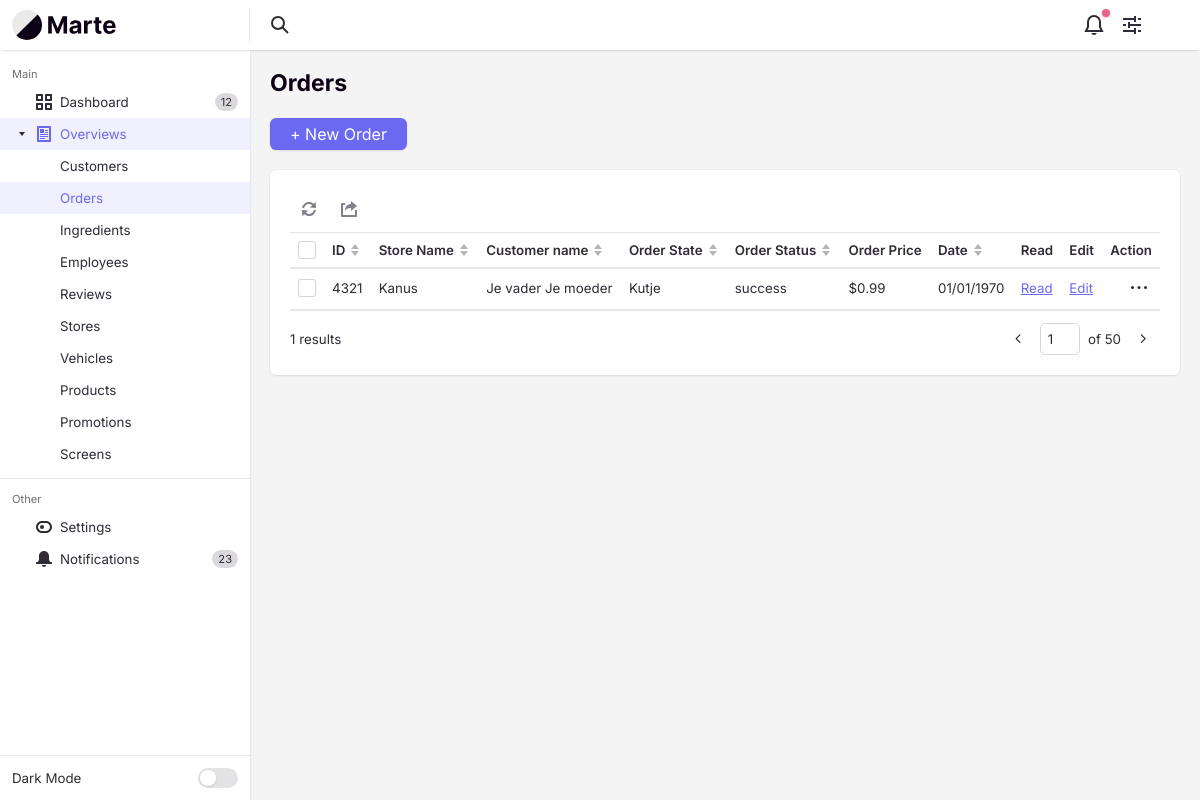
/orderController/overview/, run on an earlier commit of the app's database.
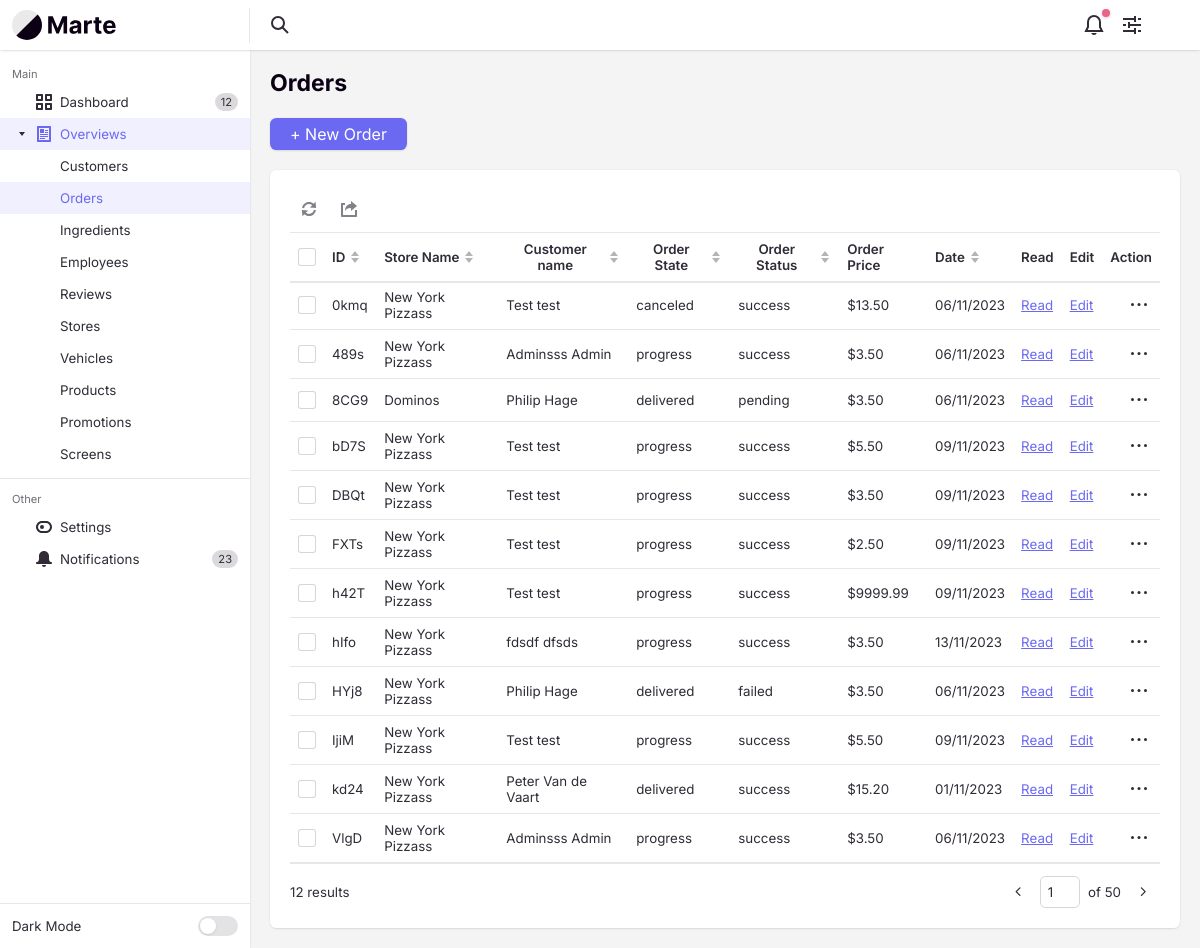
And on a later commit of the database.
### tables this page shows
CREATE TABLE `orders` (
  `orderId` varchar(4) NOT NULL,
  `orderStoreId` varchar(4) NOT NULL,
  `orderCustomerId` varchar(4) NOT NULL,
  `orderState` enum('progress','delivered','on the way','canceled','picked up') NOT NULL,
  `orderStatus` enum('success','pending','failed','') NOT NULL,
  `orderPrice` decimal(6,2) NOT NULL,
  `orderCreateDate` int(10) NOT NULL,
  `orderDescription` text DEFAULT NULL
);

CREATE TABLE `stores` (
  `storeId` varchar(4) NOT NULL,
  `storeName` varchar(255) NOT NULL,
  `storeZipcode` varchar(255) NOT NULL,
  `storeStreetName` varchar(255) NOT NULL,
  `storeCity` varchar(255) NOT NULL,
  `storePhone` varchar(10) NOT NULL,
  `storeEmail` varchar(255) NOT NULL,
  `storeIsActive` tinyint(1) NOT NULL DEFAULT 1,
  `storeCreateDate` int(10) NOT NULL,
  `storeDescription` text DEFAULT NULL
);

CREATE TABLE `customers` (
  `customerId` varchar(4) NOT NULL,
  `customerFirstName` varchar(255) NOT NULL,
  `customerLastName` varchar(255) NOT NULL,
  `customerStreetName` varchar(255) NOT NULL,
  `customerZipCode` varchar(10) NOT NULL,
  `customerCity` varchar(50) NOT NULL,
  `customerEmail` varchar(255) NOT NULL,
  `customerPhone` varchar(255) NOT NULL,
  `customerType` enum('member','guest','admin') NOT NULL,
  `customerIsActive` tinyint(1) NOT NULL DEFAULT 1,
  `customerCreateDate` int(10) NOT NULL
);

### app/controllers/OrderController.php (called while the page is built, shortened)
<?php
class OrderController extends Controller
{
    private $orderModel;
    public function __construct()
    {
        $this->orderModel = $this->model('OrderModel');
    }
    public function overview()
    {
        $orders = $this->orderModel->getOrders();
        $countOrders = count($this->orderModel->getOrders());
        $data = [
            'orders' => $orders,
            'countOrders' => $countOrders
        ];
        $this->view('backend/order/overview', $data);
    }
}

### app/libraries/Core.php (called while the page is built, shortened)
<?php
class Core
{
    protected $currentMethod = 'index';
    public function __construct()
    {
        $url = $this->getUrl();
        $this->currentController = new $this->currentController();
        if (isset($url[1])) {
            if (method_exists($this->currentController, $url[1])) {
                $this->currentMethod = $url[1];
            } else if (!empty($url[1])) {
                require APPROOT . '/views/includes/404.php';
                exit;
            }
        }
        $this->params = $url ? [$url[2]] : [];
        call_user_func_array([$this->currentController, $this->currentMethod], $this->params);
    }
    public function getUrl()
    {
        $incoming = $_SERVER['REQUEST_URI'];
        $incoming = str_replace("/pizzapalacebackend/", "", $incoming);
        $incoming = trim($incoming, "/");
        $url = filter_var($incoming, FILTER_SANITIZE_URL);
        $url = explode('/', $url);
        $urlController = $url[0];
        $urlAction = "";
        if (array_key_exists(1, $url)) {
            $urlAction = explode('?', $url[1])[0];
        }
        $urlSlug = $url;
        $output = [$urlController, $urlAction, $urlSlug];
        return $output;
    }
}

### app/require.php (called while the page is built, shortened)
<?php
  require_once 'libraries/Core.php';
  require_once 'libraries/Controller.php';
  require_once 'libraries/Database.php';
  $init = new Core();

### public/index.php (called while the page is built)
<?php
  require_once '../app/require.php';
?>

### app/libraries/Database.php (called while the page is built, shortened)
<?php
  class Database {
    private $dbHost = DB_HOST;
    private $dbUser = DB_USER;
    private $dbPass = DB_PASS;
    private $dbName = DB_NAME;
    private $statement;
    private $dbHandler;
    public function __construct()
    {
      $conn = 'mysql:host=' . $this->dbHost . ";dbname=" . $this->dbName;
      $options = array(
        PDO::ATTR_PERSISTENT => true,
        PDO::ATTR_ERRMODE => PDO::ERRMODE_EXCEPTION,
        PDO::ATTR_EMULATE_PREPARES => false
      );
      try
      {
        $this->dbHandler = new PDO($conn, $this->dbUser, $this->dbPass, $options);
      }
      catch(PDOException $e) {
        $this->error = $e->getMessage();
        echo $this->error;
      }
    }
    public function query($sql) {
      $this->statement = $this->dbHandler->prepare($sql);
    }
    public function execute() {
      return $this->statement->execute();
    }
    public function resultSet() {
      $this->execute();
      return $this->statement->fetchAll(PDO::FETCH_OBJ);
    }
  }
?>

### app/models/OrderModel.php (called while the page is built, shortened)
<?php
class OrderModel
{
    private $db;
    public function __construct()
    {
        $this->db = new Database();
    }
    public function getOrders()
    {
        $this->db->query("SELECT o.orderId,
                                 o.orderStoreId,
                                 o.orderCustomerId,
                                 o.orderPrice,
                                 o.orderState,
                                 o.orderStatus,
                                 o.orderCreateDate,
                                 c.customerFirstName,
                                 c.customerLastName,
                                 s.storeName
                                 FROM orders as o
                                 INNER JOIN customers as c ON o.orderCustomerId = c.customerId
                                 INNER JOIN stores as s ON o.orderStoreId = s.storeId");
        return $this->db->resultSet();
    }
}

### app/views/backend/order/overview.php (the view, shortened to what the changed rows need)
<?php require APPROOT . '/views/includes/head.php'; ?>
<div class="margin-bottom-md">
    <h1 class="text-lg">Orders</h1>
</div>
<div class="margin-bottom-md">
    <div class="flex flex-wrap gap-sm items-center justify-between">
        <a class="btn btn--primary" href="<?= URLROOT ?>ordercontroller/create">+ New Order</a>
    </div>
</div>
<div class="bg radius-md padding-md inner-glow shadow-xs">
    <div class="int-table-actions padding-bottom-xxxs border-bottom border-alpha" data-table-controls="interactive-table-1">
        <menu class="menu-bar js-int-table-actions__no-items-selected js-menu-bar">
            <li class="menu-bar__item " role="menuitem">
            </li>
            <li class="menu-bar__item " role="menuitem">
                <svg class="icon menu-bar__icon" aria-hidden="true" viewBox="0 0 16 16">
                    <g>
                        <path d="M15,16H1c-0.6,0-1-0.4-1-1V3c0-0.6,0.4-1,1-1h3v2H2v10h12V9h2v6C16,15.6,15.6,16,15,16z"></path>
                        <path d="M10,3c-3.2,0-6,2.5-6,7c1.1-1.7,2.4-3,6-3v3l6-5l-6-5V3z"></path>
                    </g>
                </svg>
            </li>
        </menu>
    </div>
    <div id="interactive-table-1" class="int-table text-sm js-int-table">
        <div class="int-table__inner">
            <table class="int-table__table" aria-label="Interactive table example">
                <thead class="int-table__header js-int-table__header">
                    <tr class="int-table__row">
                        <td class="int-table__cell">
                            <div class="custom-checkbox int-table__checkbox">
                                <div class="custom-checkbox__control" aria-hidden="true"></div>
                            </div>
                        </td>
                        <th class="int-table__cell int-table__cell--th int-table__cell--sort js-int-table__cell--sort">
                            <div class="flex items-center">
                                <span>ID</span>
                                <svg class="icon icon--xxs margin-left-xxxs int-table__sort-icon" aria-hidden="true" viewBox="0 0 12 12">
                                    <polygon class="arrow-up" points="6 0 10 5 2 5 6 0" />
                                    <polygon class="arrow-down" points="6 12 2 7 10 7 6 12" />
                                </svg>
                            </div>
                        </th>
                        <th class="int-table__cell int-table__cell--th int-table__cell--sort js-int-table__cell--sort">
                            <div class="flex items-center">
                                <span>Store Name</span>
                                <svg class="icon icon--xxs margin-left-xxxs int-table__sort-icon" aria-hidden="true" viewBox="0 0 12 12">
                                    <polygon class="arrow-up" points="6 0 10 5 2 5 6 0" />
                                    <polygon class="arrow-down" points="6 12 2 7 10 7 6 12" />
                                </svg>
                            </div>
                        </th>
                        <th class="int-table__cell int-table__cell--th int-table__cell--sort js-int-table__cell--sort">
                            <div class="flex items-center">
                                <span>Customer name</span>
                                <svg class="icon icon--xxs margin-left-xxxs int-table__sort-icon" aria-hidden="true" viewBox="0 0 12 12">
                                    <polygon class="arrow-up" points="6 0 10 5 2 5 6 0" />
                                    <polygon class="arrow-down" points="6 12 2 7 10 7 6 12" />
                                </svg>
                            </div>
                        </th>
                        <th class="int-table__cell int-table__cell--th int-table__cell--sort js-int-table__cell--sort">
                            <div class="flex items-center">
                                <span>Order State</span>
                                <svg class="icon icon--xxs margin-left-xxxs int-table__sort-icon" aria-hidden="true" viewBox="0 0 12 12">
                                    <polygon class="arrow-up" points="6 0 10 5 2 5 6 0" />
                                    <polygon class="arrow-down" points="6 12 2 7 10 7 6 12" />
                                </svg>
                            </div>
                        </th>
                        <th class="int-table__cell int-table__cell--th int-table__cell--sort js-int-table__cell--sort">
                            <div class="flex items-center">
                                <span>Order Status</span>
                                <svg class="icon icon--xxs margin-left-xxxs int-table__sort-icon" aria-hidden="true" viewBox="0 0 12 12">
                                    <polygon class="arrow-up" points="6 0 10 5 2 5 6 0" />
                                    <polygon class="arrow-down" points="6 12 2 7 10 7 6 12" />
                                </svg>
                            </div>
                        </th>
                        <th class="int-table__cell int-table__cell--th text-left">
                            Order Price
                        </th>
                        <th class="int-table__cell int-table__cell--th int-table__cell--sort js-int-table__cell--sort" data-date-format="dd-mm-yyyy">
                            <div class="flex items-center">
                                <span>Date</span>
                                <svg class="icon icon--xxs margin-left-xxxs int-table__sort-icon" aria-hidden="true" viewBox="0 0 12 12">
                                    <polygon class="arrow-up" points="6 0 10 5 2 5 6 0" />
                                    <polygon class="arrow-down" points="6 12 2 7 10 7 6 12" />
                                </svg>
                            </div>
                        </th>
                        <th class="int-table__cell int-table__cell--th text-left">
                            Read
                        </th>
                        <th class="int-table__cell int-table__cell--th text-left">
                            Edit
                        </th>
                        <th class="int-table__cell int-table__cell--th text-right">Action</th>
                    </tr>
                </thead>
                <tbody class="int-table__body js-int-table__body">
                    <?php foreach ($data['orders'] as $order) : ?>
                        <tr class="int-table__row">
                            <th class="int-table__cell" scope="row">
                                <div class="custom-checkbox int-table__checkbox">
                                    <div class="custom-checkbox__control" aria-hidden="true"></div>
                                </div>
                            </th>
                            <td class="int-table__cell"><?= $order->orderId ?></td>
                            <td class="int-table__cell"><?= $order->storeName ?></td>
                            <td class="int-table__cell"><?= $order->customerFirstName . " " . $order->customerLastName ?></td>
                            <td class="int-table__cell"><?= $order->orderState ?></td>
                            <td class="int-table__cell"><?= $order->orderStatus ?></td>
                            <td class="int-table__cell text-truncate max-width-xxxxs">$<?= $order->orderPrice ?></td>
                            <td class="int-table__cell"><?= date('d/m/Y', $order->orderCreateDate) ?></td>
                            <td class="int-table__cell"><a href="<?= URLROOT; ?>ordercontroller/orderHasProducts/<?= $order->orderId ?>">Read</a></td>
                            <td class="int-table__cell"><a href="<?= URLROOT ?>ordercontroller/update/<?= $order->orderId ?>">Edit</a></td>
                            <td class="int-table__cell">
                                <button class="reset int-table__menu-btn margin-left-auto js-tab-focus" data-label="Edit row" aria-controls="menu-example">
                                    <svg class="icon" viewBox="0 0 16 16">
                                        <circle cx="8" cy="7.5" r="1.5" />
                                        <circle cx="1.5" cy="7.5" r="1.5" />
                                        <circle cx="14.5" cy="7.5" r="1.5" />
                                    </svg>
                                </button>
                            </td>
                        </tr>
                    <?php endforeach ?>
                </tbody>
            </table>
        </div>
    </div>
    <div class="flex items-center justify-between padding-top-sm">
        <p class="text-sm"><?= $data['countOrders'] ?> results</p>
        <nav class="pagination text-sm" aria-label="Pagination">
            <ul class="pagination__list flex flex-wrap gap-xxxs">
                <li>
                    <a href="#0" class="pagination__item">
                        <svg class="icon" viewBox="0 0 16 16">
                            <title>Go to previous page</title>
                            <g stroke-width="1.5" stroke="currentColor">
                                <polyline fill="none" stroke="currentColor" stroke-linecap="round" stroke-linejoin="round" stroke-miterlimit="10" points="9.5,3.5 5,8 9.5,12.5 "></polyline>
                            </g>
                        </svg>
                    </a>
                </li>
                <li>
                    <span class="pagination__jumper flex items-center">
                        <input aria-label="Page number" class="form-control" type="text" id="pageNumber" name="pageNumber" value="1">
                        <em>of 50</em>
                    </span>
                </li>
                <li>
                    <a href="#0" class="pagination__item">
                        <svg class="icon" viewBox="0 0 16 16">
                            <title>Go to next page</title>
                            <g stroke-width="1.5" stroke="currentColor">
                                <polyline fill="none" stroke="currentColor" stroke-linecap="round" stroke-linejoin="round" stroke-miterlimit="10" points="6.5,3.5 11,8 6.5,12.5 "></polyline>
                            </g>
                        </svg>
                    </a>
                </li>
            </ul>
        </nav>
    </div>
</div>
<?php require APPROOT . '/views/includes/footer.php'; ?>

What changed in the data, as far as the page shows it:
removed orders: orderId "4321", orderStoreId.storeName "Kanus", orderCustomerId.customerFirstName "Je vader", orderCustomerId.customerLastName "Je moeder", orderState "Kutje", orderStatus "success", orderPrice "0.99", orderCreateDate "01/01/1970"
added orders: orderId "0kmq", orderStoreId.storeName "New York Pizzass", orderCustomerId.customerFirstName "Test", orderCustomerId.customerLastName "test", orderState "canceled", orderStatus "success", orderPrice "13.50", orderCreateDate "06/11/2023"
added orders: orderId "489s", orderStoreId.storeName "New York Pizzass", orderCustomerId.customerFirstName "Adminsss", orderCustomerId.customerLastName "Admin", orderState "progress", orderStatus "success", orderPrice "3.50", orderCreateDate "06/11/2023"
added orders: orderId "8CG9", orderStoreId.storeName "Dominos", orderCustomerId.customerFirstName "Philip", orderCustomerId.customerLastName "Hage", orderState "delivered", orderStatus "pending", orderPrice "3.50", orderCreateDate "06/11/2023"
added orders: orderId "bD7S", orderStoreId.storeName "New York Pizzass", orderCustomerId.customerFirstName "Test", orderCustomerId.customerLastName "test", orderState "progress", orderStatus "success", orderPrice "5.50", orderCreateDate "09/11/2023"
added orders: orderId "DBQt", orderStoreId.storeName "New York Pizzass", orderCustomerId.customerFirstName "Test", orderCustomerId.customerLastName "test", orderState "progress", orderStatus "success", orderPrice "3.50", orderCreateDate "09/11/2023"
added orders: orderId "FXTs", orderStoreId.storeName "New York Pizzass", orderCustomerId.customerFirstName "Test", orderCustomerId.customerLastName "test", orderState "progress", orderStatus "success", orderPrice "2.50", orderCreateDate "09/11/2023"
added orders: orderId "h42T", orderStoreId.storeName "New York Pizzass", orderCustomerId.customerFirstName "Test", orderCustomerId.customerLastName "test", orderState "progress", orderStatus "success", orderPrice "9999.99", orderCreateDate "09/11/2023"
added orders: orderId "hIfo", orderStoreId.storeName "New York Pizzass", orderCustomerId.customerFirstName "fdsdf", orderCustomerId.customerLastName "dfsds", orderState "progress", orderStatus "success", orderPrice "3.50", orderCreateDate "13/11/2023"
added orders: orderId "HYj8", orderStoreId.storeName "New York Pizzass", orderCustomerId.customerFirstName "Philip", orderCustomerId.customerLastName "Hage", orderState "delivered", orderStatus "failed", orderPrice "3.50", orderCreateDate "06/11/2023"
added orders: orderId "IjiM", orderStoreId.storeName "New York Pizzass", orderCustomerId.customerFirstName "Test", orderCustomerId.customerLastName "test", orderState "progress", orderStatus "success", orderPrice "5.50", orderCreateDate "09/11/2023"
added orders: orderId "kd24", orderStoreId.storeName "New York Pizzass", orderCustomerId.customerFirstName "Peter", orderCustomerId.customerLastName "Van de Vaart", orderState "delivered", orderStatus "success", orderPrice "15.20", orderCreateDate "01/11/2023"
added orders: orderId "VlgD", orderStoreId.storeName "New York Pizzass", orderCustomerId.customerFirstName "Adminsss", orderCustomerId.customerLastName "Admin", orderState "progress", orderStatus "success", orderPrice "3.50", orderCreateDate "06/11/2023"
Also different on the page:
$data['countOrders']: "1" → "12"
